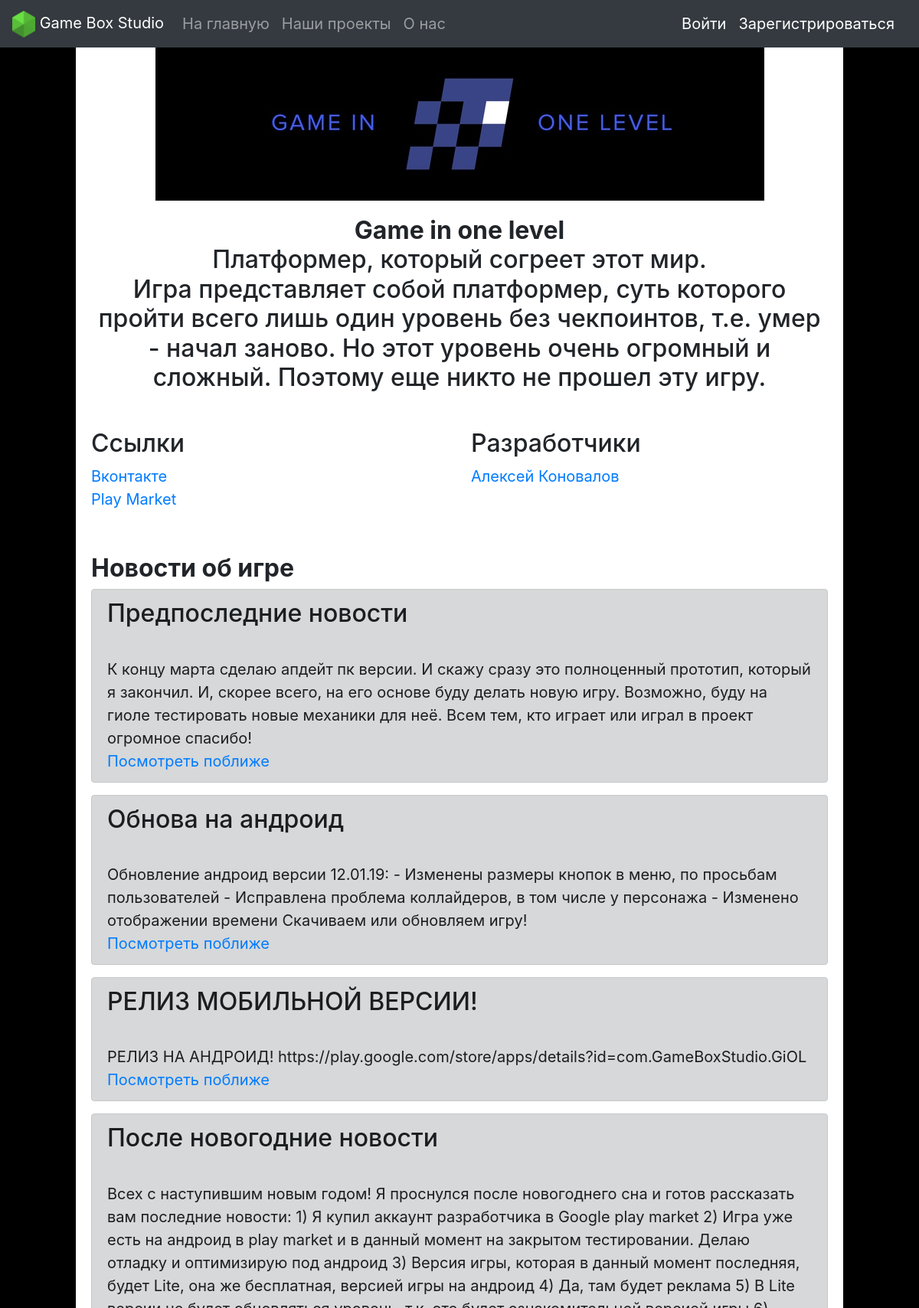
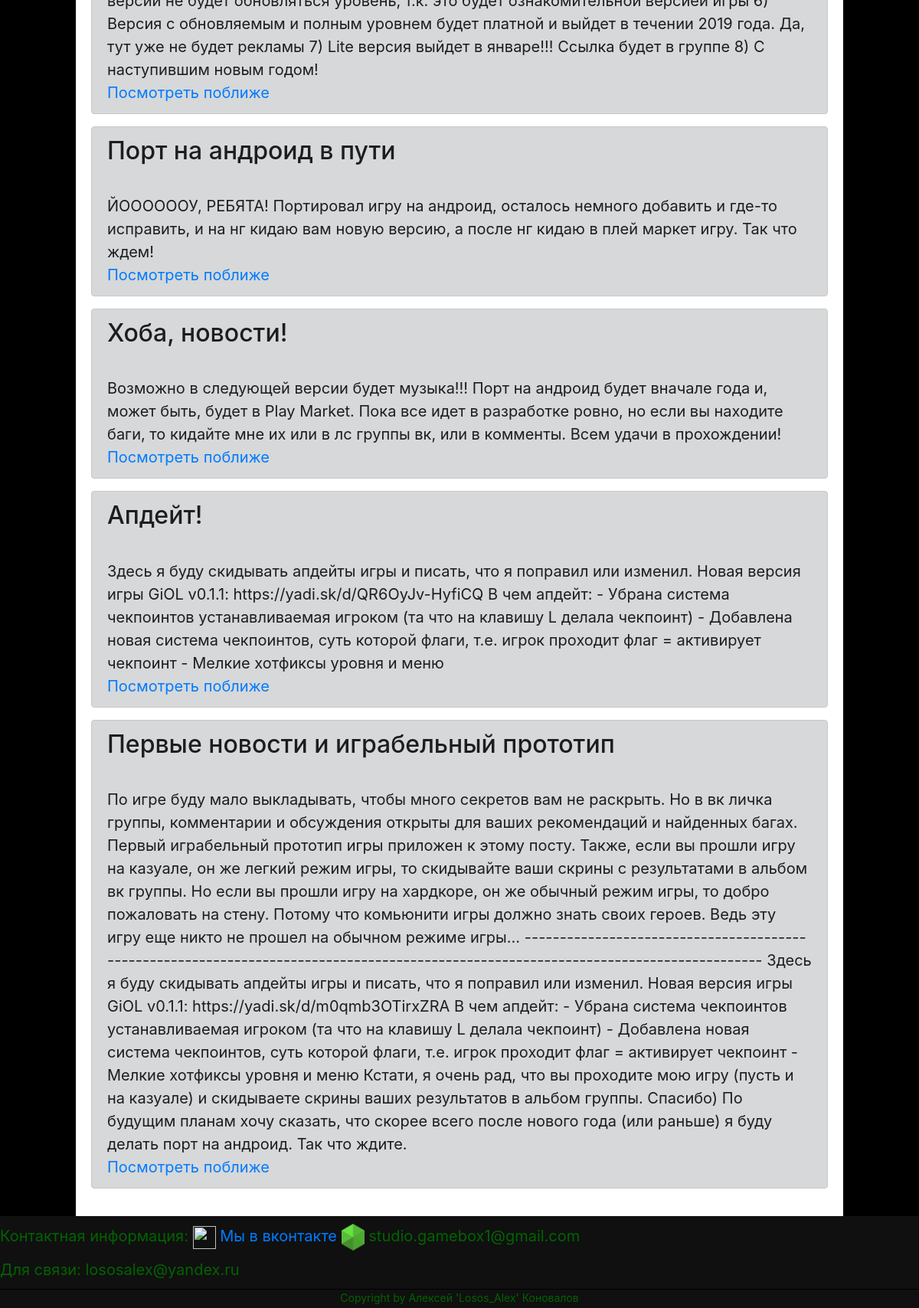
Page /Game_in_One_Level on the committed database (2 pictures, top to bottom).
### tables this page shows
CREATE TABLE news 
                            (id INTEGER PRIMARY KEY AUTOINCREMENT,
                             user_id INTEGER, 
                             title VARCHAR(100),
                             content VARCHAR(1000),
                             image VARCHAR(1000),
                             project VARCHAR(100)
                             );

### server.py (the view)
@app.route('/Game_in_One_Level')
def GiOL():
    news = news_model.get_all('GiOL')
    return render_template('GiOL.html', news=news, title='Game in One Level')

### db.py (called while the page is built)
    def get_all(self, project=None):
        cursor = self.connection.cursor()
        if project:
            cursor.execute("SELECT * FROM news WHERE project = ?", (str(project),))
        else:
            cursor.execute("SELECT * FROM news")
        rows = sorted(cursor.fetchall(), reverse=True)
        return rows

### templates/GiOL.html (shortened to what this page needs)
{% extends "base.html" %}
{% block content %}
		<center><img src="static/img/GiOL_banner.png" alt=""></center>
		<div style="padding: 20px; size: 20px">
			<h2 align="center">
				<b>Game in one level</b><br>
				Платформер, который согреет этот мир.<br>
				Игра представляет собой платформер, суть которого пройти всего лишь один уровень без чекпоинтов, т.е. умер - начал заново. Но этот уровень очень огромный и сложный. Поэтому еще никто не прошел эту игру.<br>
			</h2>
		</div>
		<div class="row" style="padding: 20px">
			<div class="col">
				<h2>Ссылки</h2>
				<p>
					<a href="https://vk.com/gameinonelevel">Вконтакте</a><br>
					<a href="https://play.google.com/store/apps/details?id=com.GameBoxStudio.GiOL">Play Market</a>
				</p>
			</div>
			<div class="col">
				<h2>Разработчики</h2>
				<p><a href="vk.com/lososalex">Алексей Коновалов</a></p>
			</div>
		</div>
		<div style="padding: 20px">
			<h2><b>Новости об игре</b></h2>
			{% for item in news %}
				<div class="alert alert-dark" role="alert">
					<h2>{{item[2]}}</h2>
					<div>{{item[3]}}</div>
					<a href="/news/{{item[0]}}">Посмотреть поближе</a>
				</div>
			{% endfor %}
		</div>
{% endblock %}

### templates/base.html (style rules this page uses)
html { height: 100%; }
body { background-color: #000000; background-image: url(/static/img/GameBox.png); background-attachment: fixed; background-position: center; background-repeat: no-repeat; margin: 0; position: relative; min-height: 1000px; }
div { font-size: 20px; }

### rows in the picture
news: title "Предпоследние новости", content "К концу марта сделаю апдейт пк версии. И скажу сразу это полноценный прототип, который я закончил. И, скорее всего, на его основе буду делать новую игру. Возможно, буду на гиоле тестировать новые механики для неё. Всем тем, кто играет или играл в проект огромное спасибо!"
news: title "Обнова на андроид", content "Обновление андроид версии 12.01.19: - Изменены размеры кнопок в меню, по просьбам пользователей - Исправлена проблема коллайдеров, в том числе у персонажа - Изменено отображении времени Скачиваем или обновляем игру!"
news: title "РЕЛИЗ МОБИЛЬНОЙ ВЕРСИИ!", content "РЕЛИЗ НА АНДРОИД! https://play.google.com/store/apps/details?id=com.GameBoxStudio.GiOL"
news: title "После новогодние новости", content "Всех с наступившим новым годом! Я проснулся после новогоднего сна и готов рассказать вам последние новости: 1) Я купил аккаунт разработчика в Google play market 2) Игра уже есть на андроид в play market и в данный момент на закрытом тестировании. Делаю отладку и оптимизирую под андроид 3) Версия игры, которая в данный момент последняя, будет Lite, она же бесплатная, версией игры на андроид 4) Да, там будет реклама 5) В Lite версии не будет обновляться уровень, т.к. это будет ознакомительной версией игры 6) Версия с обновляемым и полным уровнем будет платной и выйдет в течении 2019 года. Да, тут уже не будет рекламы 7) Lite версия выйдет в январе!!! Ссылка будет в группе 8) С наступившим…"
news: title "Порт на андроид в пути", content "ЙООООООУ, РЕБЯТА! Портировал игру на андроид, осталось немного добавить и где-то исправить, и на нг кидаю вам новую версию, а после нг кидаю в плей маркет игру. Так что ждем!"
news: title "Хоба, новости!", content "Возможно в следующей версии будет музыка!!! Порт на андроид будет вначале года и, может быть, будет в Play Market. Пока все идет в разработке ровно, но если вы находите баги, то кидайте мне их или в лс группы вк, или в комменты. Всем удачи в прохождении!"
news: title "Апдейт!", content "Здесь я буду скидывать апдейты игры и писать, что я поправил или изменил. Новая версия игры GiOL v0.1.1: https://yadi.sk/d/QR6OyJv-HyfiCQ В чем апдейт: - Убрана система чекпоинтов устанавливаемая игроком (та что на клавишу L делала чекпоинт) - Добавлена новая система чекпоинтов, суть которой флаги, т.е. игрок проходит флаг = активирует чекпоинт - Мелкие хотфиксы уровня и меню"
news: title "Первые новости и играбельный прототип", content "По игре буду мало выкладывать, чтобы много секретов вам не раскрыть. Но в вк личка группы, комментарии и обсуждения открыты для ваших рекомендаций и найденных багах. Первый играбельный прототип игры приложен к этому посту. Также, если вы прошли игру на казуале, он же легкий режим игры, то скидывайте ваши скрины с результатами в альбом вк группы. Но если вы прошли игру на хардкоре, он же обычный режим игры, то добро пожаловать на стену. Потому что комьюнити игры должно знать своих героев. Ведь эту игру еще никто не прошел на обычном режиме игры... ------------------------------------------------------------------------------------------------------------------------------------- Здесь я буду…"
